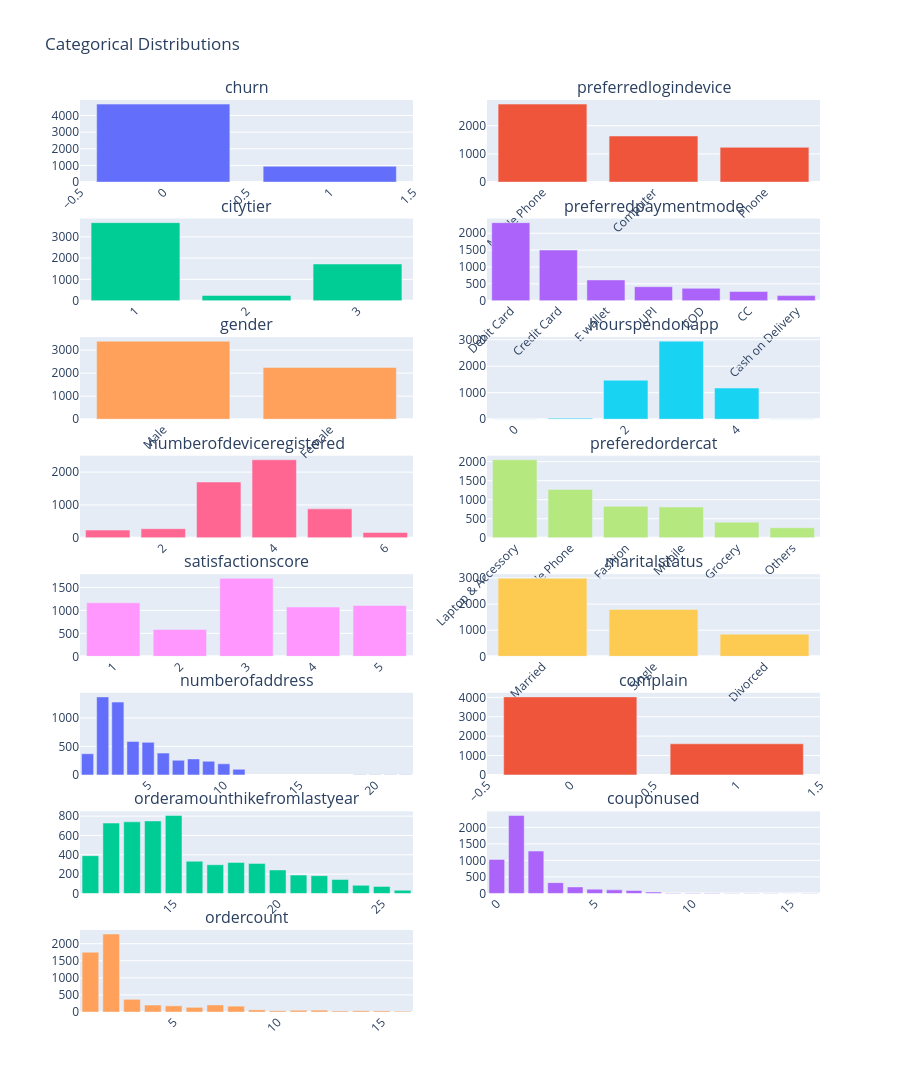

Here is the notebook cell this chart was saved with:
### Code cell
plot_categorical_distributions_plotly_grid(df)

### Figure 1 — Plotly figure (JSON) as saved in the notebook; plotly's stock layout.template omitted (floating-point values rounded to 4 significant figures)
{"data": [{"name": "churn", "showlegend": false, "type": "bar", "x": [0, 1], "xaxis": "x", "y": [4682, 948], "yaxis": "y"}, {"name": "preferredlogindevice", "showlegend": false, "type": "bar", "x": ["Mobile Phone", "Computer", "Phone"], "xaxis": "x2", "y": [2765, 1634, 1231], "yaxis": "y2"}, {"name": "citytier", "showlegend": false, "type": "bar", "x": [1, 3, 2], "xaxis": "x3", "y": [3666, 1722, 242], "yaxis": "y3"}, {"name": "preferredpaymentmode", "showlegend": false, "type": "bar", "x": ["Debit Card", "Credit Card", "E wallet", "UPI", "COD", "CC", "Cash on Delivery"], "xaxis": "x4", "y": [2314, 1501, 614, 414, 365, 273, 149], "yaxis": "y4"}, {"name": "gender", "showlegend": false, "type": "bar", "x": ["Male", "Female"], "xaxis": "x5", "y": [3384, 2246], "yaxis": "y5"}, {"name": "hourspendonapp", "showlegend": false, "type": "bar", "x": [3, 2, 4, 1, 0, 5], "xaxis": "x6", "y": [2942, 1471, 1176, 35, 3, 3], "yaxis": "y6"}, {"name": "numberofdeviceregistered", "showlegend": false, "type": "bar", "x": [4, 3, 5, 2, 1, 6], "xaxis": "x7", "y": [2377, 1699, 881, 276, 235, 162], "yaxis": "y7"}, {"name": "preferedordercat", "showlegend": false, "type": "bar", "x": ["Laptop & Accessory", "Mobile Phone", "Fashion", "Mobile", "Grocery", "Others"], "xaxis": "x8", "y": [2050, 1271, 826, 809, 410, 264], "yaxis": "y8"}, {"name": "satisfactionscore", "showlegend": false, "type": "bar", "x": [3, 1, 5, 4, 2], "xaxis": "x9", "y": [1698, 1164, 1108, 1074, 586], "yaxis": "y9"}, {"name": "maritalstatus", "showlegend": false, "type": "bar", "x": ["Married", "Single", "Divorced"], "xaxis": "x10", "y": [2986, 1796, 848], "yaxis": "y10"}, {"name": "numberofaddress", "showlegend": false, "type": "bar", "x": [2, 3, 4, 5, 6, 1, 8, 7, 9, 10, 11, 20, 21, 22, 19], "xaxis": "x11", "y": [1369, 1278, 588, 571, 382, 371, 280, 256, 239, 194, 98, 1, 1, 1, 1], "yaxis": "y11"}, {"name": "complain", "showlegend": false, "type": "bar", "x": [0, 1], "xaxis": "x12", "y": [4026, 1604], "yaxis": "y12"}, {"name": "orderamounthikefromlastyear", "showlegend": false, "type": "bar", "x": [15, 14, 13, 12, 11, 16, 18, 19, 17, 20, 21, 22, 23, 24, 25, 26], "xaxis": "x13", "y": [807, 750, 741, 728, 391, 333, 321, 311, 297, 243, 190, 184, 144, 84, 73, 33], "yaxis": "y13"}, {"name": "couponused", "showlegend": false, "type": "bar", "x": [1, 2, 0, 3, 4, 5, 6, 7, 8, 10, 9, 11, 12, 13, 14, 16, 15], "xaxis": "x14", "y": [2361, 1283, 1030, 327, 197, 129, 108, 89, 42, 14, 13, 12, 9, 8, 5, 2, 1], "yaxis": "y14"}, {"name": "ordercount", "showlegend": false, "type": "bar", "x": [2, 1, 3, 7, 4, 5, 8, 6, 9, 12, 11, 10, 14, 15, 13, 16], "xaxis": "x15", "y": [2283, 1751, 371, 206, 204, 181, 172, 137, 62, 54, 51, 36, 36, 33, 30, 23], "yaxis": "y15"}], "layout": {"annotations": [{"font": {"size": 16}, "showarrow": false, "text": "churn", "x": 0.225, "xanchor": "center", "xref": "paper", "y": 1.0, "yanchor": "bottom", "yref": "paper"}, {"font": {"size": 16}, "showarrow": false, "text": "preferredlogindevice", "x": 0.775, "xanchor": "center", "xref": "paper", "y": 1.0, "yanchor": "bottom", "yref": "paper"}, {"font": {"size": 16}, "showarrow": false, "text": "citytier", "x": 0.225, "xanchor": "center", "xref": "paper", "y": 0.87, "yanchor": "bottom", "yref": "paper"}, {"font": {"size": 16}, "showarrow": false, "text": "preferredpaymentmode", "x": 0.775, "xanchor": "center", "xref": "paper", "y": 0.87, "yanchor": "bottom", "yref": "paper"}, {"font": {"size": 16}, "showarrow": false, "text": "gender", "x": 0.225, "xanchor": "center", "xref": "paper", "y": 0.74, "yanchor": "bottom", "yref": "paper"}, {"font": {"size": 16}, "showarrow": false, "text": "hourspendonapp", "x": 0.775, "xanchor": "center", "xref": "paper", "y": 0.74, "yanchor": "bottom", "yref": "paper"}, {"font": {"size": 16}, "showarrow": false, "text": "numberofdeviceregistered", "x": 0.225, "xanchor": "center", "xref": "paper", "y": 0.61, "yanchor": "bottom", "yref": "paper"}, {"font": {"size": 16}, "showarrow": false, "text": "preferedordercat", "x": 0.775, "xanchor": "center", "xref": "paper", "y": 0.61, "yanchor": "bottom", "yref": "paper"}, {"font": {"size": 16}, "showarrow": false, "text": "satisfactionscore", "x": 0.225, "xanchor": "center", "xref": "paper", "y": 0.48, "yanchor": "bottom", "yref": "paper"}, {"font": {"size": 16}, "showarrow": false, "text": "maritalstatus", "x": 0.775, "xanchor": "center", "xref": "paper", "y": 0.48, "yanchor": "bottom", "yref": "paper"}, {"font": {"size": 16}, "showarrow": false, "text": "numberofaddress", "x": 0.225, "xanchor": "center", "xref": "paper", "y": 0.35, "yanchor": "bottom", "yref": "paper"}, {"font": {"size": 16}, "showarrow": false, "text": "complain", "x": 0.775, "xanchor": "center", "xref": "paper", "y": 0.35, "yanchor": "bottom", "yref": "paper"}, {"font": {"size": 16}, "showarrow": false, "text": "orderamounthikefromlastyear", "x": 0.225, "xanchor": "center", "xref": "paper", "y": 0.22, "yanchor": "bottom", "yref": "paper"}, {"font": {"size": 16}, "showarrow": false, "text": "couponused", "x": 0.775, "xanchor": "center", "xref": "paper", "y": 0.22, "yanchor": "bottom", "yref": "paper"}, {"font": {"size": 16}, "showarrow": false, "text": "ordercount", "x": 0.225, "xanchor": "center", "xref": "paper", "y": 0.09, "yanchor": "bottom", "yref": "paper"}], "height": 2800, "showlegend": false, "title": {"text": "Categorical Distributions"}, "xaxis": {"anchor": "y", "domain": [0, 0.45], "tickangle": -45}, "xaxis10": {"anchor": "y10", "domain": [0.55, 1], "tickangle": -45}, "xaxis11": {"anchor": "y11", "domain": [0, 0.45], "tickangle": -45}, "xaxis12": {"anchor": "y12", "domain": [0.55, 1], "tickangle": -45}, "xaxis13": {"anchor": "y13", "domain": [0, 0.45], "tickangle": -45}, "xaxis14": {"anchor": "y14", "domain": [0.55, 1], "tickangle": -45}, "xaxis15": {"anchor": "y15", "domain": [0, 0.45], "tickangle": -45}, "xaxis16": {"anchor": "y16", "domain": [0.55, 1], "tickangle": -45}, "xaxis2": {"anchor": "y2", "domain": [0.55, 1], "tickangle": -45}, "xaxis3": {"anchor": "y3", "domain": [0, 0.45], "tickangle": -45}, "xaxis4": {"anchor": "y4", "domain": [0.55, 1], "tickangle": -45}, "xaxis5": {"anchor": "y5", "domain": [0, 0.45], "tickangle": -45}, "xaxis6": {"anchor": "y6", "domain": [0.55, 1], "tickangle": -45}, "xaxis7": {"anchor": "y7", "domain": [0, 0.45], "tickangle": -45}, "xaxis8": {"anchor": "y8", "domain": [0.55, 1], "tickangle": -45}, "xaxis9": {"anchor": "y9", "domain": [0, 0.45], "tickangle": -45}, "yaxis": {"anchor": "x", "domain": [0.91, 1.0]}, "yaxis10": {"anchor": "x10", "domain": [0.39, 0.48]}, "yaxis11": {"anchor": "x11", "domain": [0.26, 0.35]}, "yaxis12": {"anchor": "x12", "domain": [0.26, 0.35]}, "yaxis13": {"anchor": "x13", "domain": [0.13, 0.22]}, "yaxis14": {"anchor": "x14", "domain": [0.13, 0.22]}, "yaxis15": {"anchor": "x15", "domain": [0, 0.09]}, "yaxis16": {"anchor": "x16", "domain": [0, 0.09]}, "yaxis2": {"anchor": "x2", "domain": [0.91, 1.0]}, "yaxis3": {"anchor": "x3", "domain": [0.78, 0.87]}, "yaxis4": {"anchor": "x4", "domain": [0.78, 0.87]}, "yaxis5": {"anchor": "x5", "domain": [0.65, 0.74]}, "yaxis6": {"anchor": "x6", "domain": [0.65, 0.74]}, "yaxis7": {"anchor": "x7", "domain": [0.52, 0.61]}, "yaxis8": {"anchor": "x8", "domain": [0.52, 0.61]}, "yaxis9": {"anchor": "x9", "domain": [0.39, 0.48]}}}
